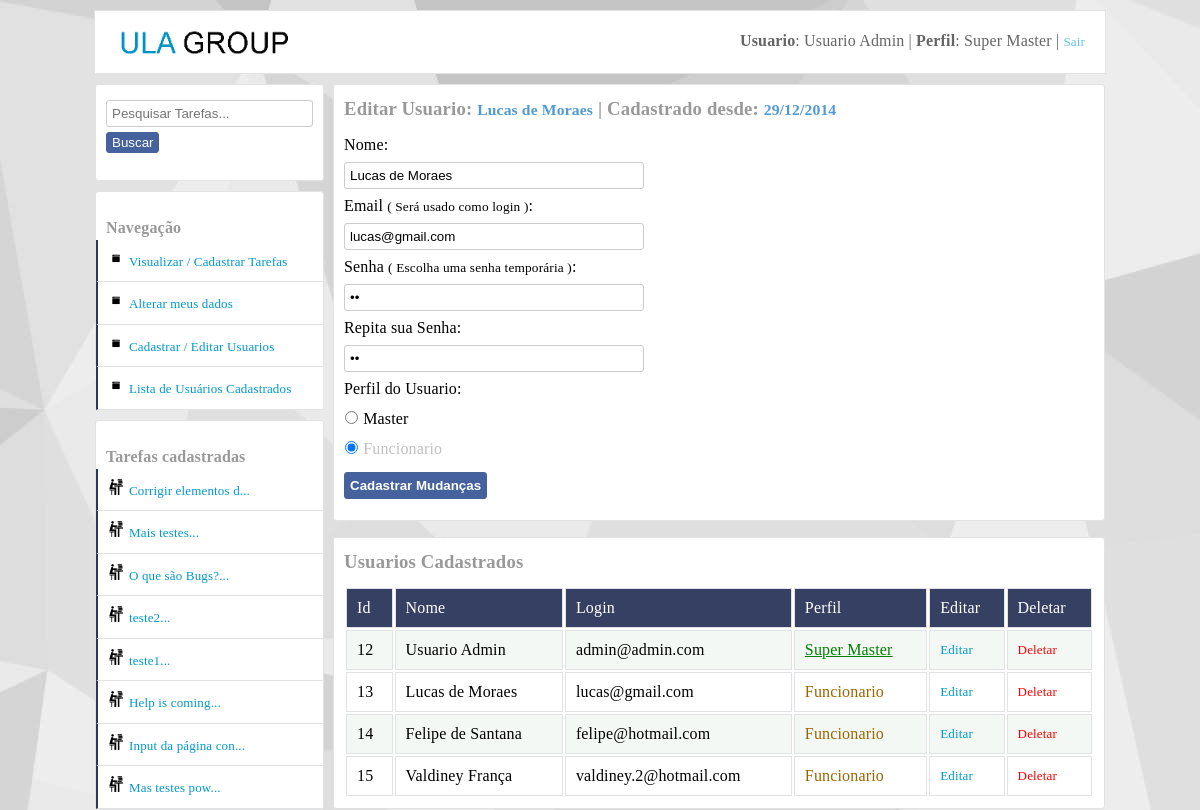
/cadastrar_usuarios.php?editar&id=13 (signed in), run on the app's committed database.
### tables this page shows
CREATE TABLE IF NOT EXISTS `usuarios` (
  `id` int(11) NOT NULL AUTO_INCREMENT,
  `nome` varchar(40) NOT NULL,
  `login` varchar(40) NOT NULL,
  `senha` varchar(10) NOT NULL,
  `dataCadastro` varchar(10) NOT NULL,
  `perfil` int(11) NOT NULL,
  `perfil_master_master` int(11) DEFAULT NULL,
  PRIMARY KEY (`id`)
);

CREATE TABLE IF NOT EXISTS `tarefas` (
  `id` int(11) NOT NULL AUTO_INCREMENT,
  `titulo` varchar(50) NOT NULL,
  `texto` text NOT NULL,
  `vinculoUsuario` int(11) NOT NULL,
  `dataCadastro` varchar(10) NOT NULL,
  `situacao` int(11) DEFAULT NULL,
  `dataAcao` varchar(10) DEFAULT NULL,
  `criadorDaTarefa` int(11) NOT NULL,
  PRIMARY KEY (`id`),
  KEY `fk_criador_da_tarefa` (`criadorDaTarefa`),
  KEY `fk_quem_vai_fazer_a_tarefa` (`vinculoUsuario`)
);

### Container.class.php (called while the page is built, shortened)
<?php
class Container
{
	public static function getUsuario()
	{
		$usuario = new UsuarioModel(self::getConexao());
		return $usuario;
	}
	public static function getConexao()
	{
		$servidor = "false";
		if ($servidor == "true")
		{
			$conexao = new Conexao("mysql.hostinger.com.br","u592982482_ney","u592982482_ney","32402709ney");
		}
		else
		{
			$conexao = new Conexao("localhost","tarefas","root","");
		}
	    return $conexao;
	}
}

### db/Conexao.class.php (called while the page is built, shortened)
<?php
class Conexao implements ConexaoInterface
{
	private $host;
	private $db;
	private $user;
	private $password;
	public function __construct($host, $db, $user, $password)
	{
		$this->host = $host;
		$this->db = $db;
		$this->user = $user;
		$this->password = $password;
	}
	public function connect()
	{
		return new \PDO("mysql:host={$this->host};dbname={$this->db}",$this->user,$this->password);
	}
}

### models/UsuarioModel.class.php (called while the page is built, shortened)
<?php
class UsuarioModel
{
	private $tableName = "usuarios";
	private $db;
	public function __construct(ConexaoInterface $conexao)
	{
		$this->db = $conexao->connect();
	}
	public function listar()
	{
		$query = $this->db->prepare("select * from {$this->tableName}");
		$query->execute();
		return $query->fetchAll(PDO::FETCH_OBJ);
	}
	public function listarWhere($campo, $valor)
	{
		if ($campo == "id")
		{
			$valor = (int) $valor;
		}
		$query = $this->db->prepare("select * from {$this->tableName} where {$campo} = ?");
		$query->execute(array($valor));
		return $query->fetchAll(PDO::FETCH_OBJ);
	}
	public function colecaoUsuarioTarefas()
	{
		$query = $this->db->prepare("select usuarios.id as idUsuario, tarefas.id as idTarefas,
        nome, login, perfil, usuarios.dataCadastro as usuarioDataDoCadastro,
        titulo, texto, tarefas.dataCadastro as tarefasDataDoCadastro,
        situacao, dataAcao, criadorDaTarefa, vinculoUsuario
        from usuarios join tarefas on tarefas.criadorDaTarefa =
        usuarios.id order by tarefas.id desc");
        $query->execute();
		return $query->fetchAll(PDO::FETCH_OBJ);
	}
}

### utilidades/functions.php (called while the page is built, shortened)
<?php
function DelimitarPorTamnho($entrada,$tamanho,$acabamento)
{
	$saida = str_split($entrada,$tamanho);
    return $saida[0].$acabamento;
}

### cadastrar_usuarios.php (the view, shortened to what this page needs)
<?php
require_once("layout_parts/header.php");
require_once("layout_parts/banner.php");
require_once("utilidades/functions.php");
if (isset($_GET["editar"]))
{
    $id = (int) $_GET["id"];
    foreach($usuario->listarWhere("id",$id) as $listar)
    {
        $_id = $listar->id;
        $_nome = $listar->nome;
        $_login = $listar->login;
        $_senha = $listar->senha;
        $_dataCadastro = $listar->dataCadastro;
        $_perfil = $listar->perfil;
    }
    $master = "unchecked";
    $funcionario = "unchecked";
    if ($_perfil == "1")
    {
        $master = "checked";
    }
    elseif ($_perfil == "2")
    {
        $funcionario = "checked";
    }
}
?>
	<article class="main">
	<section class="right">
		<section class="areas">
        <?php
        if (isset($_GET["editar"]))
        {
            $id = (int) $_GET["id"];
            foreach($usuario->listarWhere("id", $id) as $listar)
            {
                $retornaPerfilMasterMaster = $listar->perfil_master_master;
                $retornaPerfilMaster = $listar->perfil;
                $retornaIdUsuario = $listar->id;
            }
            if ($retornaPerfilMasterMaster == "1" and $_SESSION["perfil_master_master"] != "1")
            {
                setcookie("msgErro","Você não tem permissão para Editar um Usuario com Perfil ( Super Master )");
                header("Location:cadastrar_usuarios.php");
            }
            elseif ($retornaPerfilMaster == "1" and $_SESSION["perfil"] == "1" and $_SESSION["idUsuario"] != $retornaIdUsuario and $_SESSION["perfil_master_master"] != "1") {
                setcookie("msgErro","Um Usuário portador do perfil Master não pode editar um outro usuário com o mesmo perfil.");
                header("Location:cadastrar_usuarios.php");
            }
            else
            {
                require_once("editar_usuarios.php");
            }
        }  ?>
        </section>
        <section class="areas">
        	<h3>Usuarios Cadastrados</h3>
        	<table>
            <thead>
        		<tr class="tr-top">
        			<td>Id</td>
        			<td>Nome</td>
        			<td>Login</td>
        			<td>Perfil</td>
        			<td>Editar</td>
        			<td>Deletar</td>
        		</tr>
            </thead>
            <?php foreach($usuario->listar() as $listar):
             $tipoPerfil = "";
             if ($listar->perfil == "1" and $listar->perfil_master_master != "1")
             {
                $classPerfil = "master";
             	$tipoPerfil = "Master";
             }
             elseif ($listar->perfil == "1" and $listar->perfil_master_master == "1")
             {
                $classPerfil = "master";
                $tipoPerfil = "Super Master";
             }
             else
             {
                $classPerfil = "funcionario";
             	$tipoPerfil = "Funcionario";
             }
            ?>
                <tr>
                	<td><?php echo $listar->id; ?></td>
                	<td><?php echo $listar->nome; ?></td>
                	<td><?php echo $listar->login; ?></td>
                	<td class="<?php echo $classPerfil ?>"><?php echo $tipoPerfil; ?></td>
                    <td><a href="?editar&id=<?php echo $listar->id;?>" class="editar" title="Editar o Usuario <?php echo $listar->nome; ?>">Editar</a></td>
                    <td><a href="usuario_controller.php?deletar&id=<?php echo $listar->id;?>" class="deletar" title="Deletar o Usuario <?php echo $listar->nome; ?>">Deletar</a></td>                </tr>
        	<?php endforeach; ?>
        	</table>
        </section>
	</section>
	    <?php
	      require_once("layout_parts/area_left.php");
	    ?>
	</article>
</body>
</html>

### editar_usuarios.php
<h3>Editar Usuario: <small class="small_aux"><?php echo $_nome; ?></small> | Cadastrado desde: <small class="small_aux"><?php echo $_dataCadastro; ?></small></h3>
<form method="post" action="usuario_controller.php?editar&id=<?php echo $_id;?>" class="form-login form-normal">
	<label for="nome">Nome:</label> <br>
	<input type="text" name="nome" id="nome" placeholder="Digite o nome..." value="<?php echo $_nome; ?>"> <br>
	<label for="email">Email <small>( Será usado como login )</small>:</label> <br>
	<input type="text" name="login" id="email" placeholder="Digite o email do Usuario." value="<?php echo $_login; ?>"> <br>
	<label for="senha">Senha <small>( Escolha uma senha temporária )</small>:</label> <br>
	<input type="password" name="senha" id="senha" placeholder="Escolha uma senha" value="<?php echo $_senha; ?>"> <br>
    <label for="repita_senha">Repita sua Senha:</label> <br>
    <input type="password" name="repitaSenha" id="repita_senha" placeholder="Escolha uma senha" value="<?php echo $_senha; ?>"> <br>
    <label for="perfil">Perfil do Usuario:</label> <br>
    <input type="radio" name="perfil" value="1" id="perfil" class="perfil" <?php echo isset($master) ? $master:""; ?>> <label for="master">Master</label> <br>
    <?php if ($_SESSION["idUsuario"] != $_GET["id"]):   ?>
    <input type="radio" name="perfil" value="2" id="perfil" class="perfil" <?php echo isset($funcionario) ? $funcionario:""; ?>> <label for="funcionario">Funcionario</label> <br>
    <?php endif; ?>
    <button type="submit" class="button-postar" id="entrar">Cadastrar Mudanças</button>
</form>

### layout_parts/area_left.php (shortened to what this page needs)
<div id="main-area-left">
<section class="left">
<div class="div_oculta_left">
<form method="get" action="dashboard.php">
	<input type="search" name="input_pesquisa" id="input_pesquisa" placeholder="Pesquisar Tarefas...">
	<button type="submit" class="button-postar">Buscar</button>
</form>
</div>
</section>
<section class="left">
<br>
<b>Navegação</b>
<ul id="menu-left" class="cadastrar-usuario">
	<li><a href="dashboard.php">Visualizar / Cadastrar Tarefas</a></li>
	<li><a href="alterar_meus_dados.php?alterarMeusDados">Alterar meus dados</a></li>
	<?php if ($_SESSION["perfil"] == "1"): ?>
	<li><a href="cadastrar_usuarios.php">Cadastrar / Editar Usuarios</a></li>
	<?php endif; ?>
</ul>
</section>
<ul id="menu-left" class="cadastrar-usuario">
<li><a href="#" class="show_menu_usuarios_cadastrados">Lista de Usuários Cadastrados</a></li>
</ul>
<section class="left">
<br>
<b>Tarefas cadastradas</b>
<ul id="menu-left" class="cadastrar-usuario">
	<?php foreach($usuario->colecaoUsuarioTarefas() as $listar):?>
	  <li><a class="link-arquivos" href="visualizar_tarefa_completa.php?textoCompleto&id=<?php echo $listar->idTarefas; ?>" title="<?php echo $listar->titulo . ": (" . $listar->tarefasDataDoCadastro ." )"; ?>"><?php echo DelimitarPorTamnho($listar->titulo, 20, "..."); ?></a></li>
    <?php endforeach; ?>
</ul>
</section>
</div>

### css/style.css (style rules this page uses)
body { background:#e9eaed; font-family:Tahoma!important; margin:0; margin-top:10px; font-family: "freight-text-pro",Georgia,Cambria,"Times New Roman",Times,serif; letter-spacing: 0.01rem; font-weight: 400; font-style: normal; line-height: 1.5; background-image:url("css_img/fundo.jpg")!important; background-attachment: fixed; }
.main { width:1010px; height:auto; min-height:300px; padding:0; margin:auto; }
.areas { width:750px; height:auto; min-height:200px; background:#ffffff; margin:auto; border-radius:3px; border:1px solid #e1e2e3; margin-top:0px; padding:10px; }
.areas h1,h2,h3,h4 { margin:0; margin-bottom:10px; color:#999999; }
.button-postar { padding:5px; background:#46629e; border:1px solid #476199; border-radius:3px; color:white; margin:11px 0px; cursor:pointer; font-weight:bold; }
.right { float:right; }
#main-area-left { width:229px; }
.left { width:227px; background:white; height:auto; margin-top:10px; border:1px solid #e1e2e3; border-radius:3px; }
.left b { margin-left:10px; margin-top:10px!important; color:#999999; }
input { width:300px; padding:5px; border-radius:3px; border:1px solid #cccccc; outline:none; margin-top:5px; margin-bottom:5px; }
button { margin-top:8px; }
.form-login { border:1px solid #e1e2e3; padding:10px; border-radius:3px; margin:10px 10px 10px; }
.form-normal { border:0; margin:0; padding:0; }
input[type="radio"]:checked + label { color:silver; }
input[type="radio"] { padding:0; margin-top:10px!important; width:15px; margin:0; }
a { color:#0099cc; font-size:13px; text-decoration:none; }
ul { margin:0; padding:0; list-style:none; }
#menu-left a { display:block; padding:10px; background:white; border-bottom:1px solid #e1e2e3; border-left:2px solid #2c375d; }
.cadastrar-usuario a::before { content: url(css_img/icone_cadastrar_usuario.png); margin-right:5px; }
.link-arquivos::before { content: url(css_img/icone_arquivos.png)!important; margin-right:5px; }
table { width:100%; }
table tr td { border:1px solid #e1e2e3; padding:10px; }
table tbody tr:nth-child(2n+1) { background:#f4f8f5; }
.tr-top { background:#364062; color:white; }
.deletar { color:#ff0000; }
.small_aux { color:#4f99d5; }
.master { color:green; text-decoration:underline; }
.funcionario { color:#996600; }
.show_menu_usuarios_cadastrados { display:block; padding-top:10px; padding-bottom:10px; background:white; width:205px; border-left:2px solid #009900; margin-left:1px; margin-top:-1px; }
.div_oculta_left { padding:10px; padding-bottom:0; }
.div_oculta_left input { width:207px; }
.div_oculta_left button { margin-top:0px; padding-top:2px; padding-bottom:2px; font-weight:normal; }

### css/SimpleAnimationCSS.css (style rules this page uses)
.comes-here { -webkit-animation:comes-here 1.5s 1; -moz-animation:comes-here 1.5s 1; -o-animation:comes-here 1.5s 1; -ms-animation:comes-here 1.5s 1; }

### data on the page
usuarios: nome "Lucas de Moraes", dataCadastro "29/12/2014", login "lucas@gmail.com", id "13", perfil "Funcionario"
usuarios: id "12", nome "Usuario Admin", login "admin@admin.com", tipoPerfil "Super Master"
usuarios: id "14", nome "Felipe de Santana", login "felipe@hotmail.com", perfil "Funcionario"
usuarios: id "15", nome "Valdiney França", login "valdiney.2@hotmail.com", perfil "Funcionario"
tarefas: titulo "Corrigir elementos d..."
tarefas: titulo "Mais testes..."
tarefas: titulo "O que são Bugs?..."
tarefas: titulo "teste2..."
tarefas: titulo "teste1..."
tarefas: titulo "Help is coming..."
tarefas: titulo "Input da página con..."
tarefas: titulo "Mas testes pow..."

### other printed values
$_SESSION["nome"] "Usuario Admin"
$tipoPerfil "Super Master"
